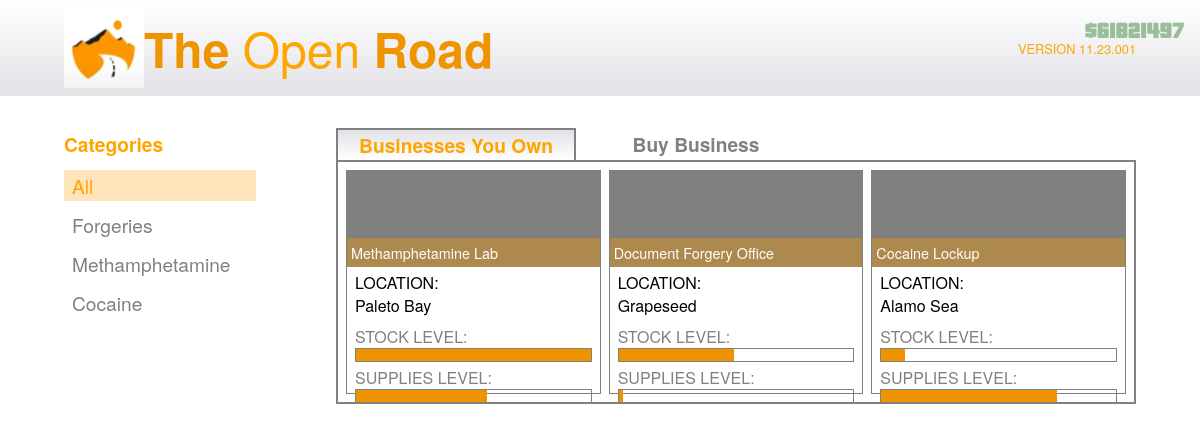
/home/24, run on the app's committed database.
### app/database/create_db.py (models this page shows)
class BusinessType(db.Model):
	__tablename__ = "business_types"
	id = db.Column(db.Integer, primary_key=True, autoincrement=True)
	type_name = db.Column(db.String(67), unique=True, nullable=False)
	production_time = db.Column(db.Integer, nullable=False) # Time taken for one stock unit
	stock_value = db.Column(db.Integer, nullable=False) # Value of one stock unit
	supply_usage = db.Column(db.Float, nullable=False) # Supplies used for one stock unit
	equipment_upgrade_price = db.Column(db.Integer, nullable=False)
	equipment_upgrade_description = db.Column(db.String(670), default="No description.")
	staff_upgrade_price = db.Column(db.Integer, nullable=False)
	staff_upgrade_description = db.Column(db.String(670), default="No description.")
	security_upgrade_price = db.Column(db.Integer, nullable=False)
	security_upgrade_description = db.Column(db.String(670), default="No description")
	business = db.relationship("Business", backref="businesstype")

class BusinessLocation(db.Model):
	__tablename__ = "business_locations"
	id = db.Column(db.Integer, primary_key=True, autoincrement=True)
	location_name = db.Column(db.String(67), unique=True, nullable=False)
	business = db.relationship("Business", backref="businesslocation")

class User(db.Model):
	__tablename__ = "users"
	id = db.Column(db.Integer, primary_key=True, autoincrement=True)
	username = db.Column(db.String(67), unique=True, nullable=False)
	password_hash = db.Column(db.Integer, nullable=False)
	money = db.Column(db.Integer, default=670000) # Start with $670,000
	last_login_time = db.Column(db.Integer, default=int(datetime.now().timestamp()))
	owned_business = db.relationship("OwnedBusiness", backref="user")

### app/routes/home.py (the view)
@home_bp.route("/home/<int:id>")
def home(id: int):
	time_service = TimeService(id)
	time_service.update_owned_business_data()
	service = HomeService(id)
	owned_businesses = service.get_owned_businesses()
	unowned_businesses = service.get_unowned_businesses()
	money = MoneyService.get_user_money(id)
	return render_template("home.html", money=money, id=id, owned_businesses=owned_businesses, unowned_businesses=unowned_businesses)

### app/database/select_db.py (called while the page is built)
	@staticmethod
	def select_owned_businesses(user_id: int) -> list[dict]:
		owned_businesses = OwnedBusiness.query.filter(OwnedBusiness.user_id == user_id).all()
		res = []
		for owned_business in owned_businesses:
			business_type = owned_business.business.businesstype.type_name
			business_location = owned_business.business.businesslocation.location_name
			business_price = owned_business.business.price
			owned_business_id = owned_business.id
			stock_level = owned_business.stock_level
			supplies_level = owned_business.supplies_level
			res.append({
				"owned_business_id": owned_business_id,
				"type": business_type,
				"location": business_location,
				"price": business_price,
				"stock": stock_level,
				"supplies": supplies_level
			})
		return res

	@staticmethod
	def select_businesses() -> list[dict]:
		businesses = Business.query.all()
		res = []
		for business in businesses:
			business_type = business.businesstype.type_name
			business_location = business.businesslocation.location_name
			res.append({
				"business_id": business.id,
				"type": business_type,
				"location": business_location,
				"price": business.price
			})
		return res

	@staticmethod
	def select_user_money(user_id: int) -> int:
		user = User.query.filter(User.id == user_id).first()
		if user is None:
			return -1
		return user.money

	@staticmethod
	def select_last_login_time(id: int) -> int:
		user = User.query.filter(User.id == id).first()
		return user.last_login_time

### app/services/home.py (called while the page is built)
	def get_owned_businesses(self):
		return Select.select_owned_businesses(self.user_id)

	def get_unowned_businesses(self):
		businesses = Select.select_businesses()
		owned = Select.select_owned_businesses(self.user_id)
		result = []
		for business in businesses:
			unowned = True
			for owned_business in owned:
				if business["business_id"] == owned_business["owned_business_id"]:
					unowned = False
					break # No point checking the rest
			if unowned:
				result.append(business)
		return result

### app/services/money.py (called while the page is built)
    @staticmethod
    def get_user_money(user_id: int) -> int:
        return Select.select_user_money(user_id)

### app/services/time.py (called while the page is built)
	def get_owned_business_data(self) -> list:
		businesses = Select.select_owned_businesses(self.user_id)
		res = []
		for business in businesses:
			res.append(Select.select_owned_business_time_data(business["owned_business_id"]))
		return res

### app/templates/home.html (shortened to what this page needs)
{% extends "logged_in.html" %}
{% block style2 %}
<link rel="stylesheet" href="{{ url_for('static', filename='css/home.css') }}"/>
{% endblock %}
{% block main%}
<div id="category-div">
	<h2 id="category-heading">Categories</h2>
	<ul id="category-list">
		<li class="category selected" id="all">All</li>
		<li class="category" id="Document Forgery Office">Forgeries</li>
		<li class="category" id="Methamphetamine Lab">Methamphetamine</li>
		<li class="category" id="Cocaine Lockup">Cocaine</li>
	</ul>
</div>
<div id="business-div">
	<div id="heading-div">
		<h2 id="owned-businesses-heading" class="selected-heading">Businesses You Own</h2>
		<h2 id="unowned-businesses-heading" class="unselected-heading">Buy Business</h2>
	</div>
	<div id="business-grid">
		{% for business in owned_businesses %}
		<a id="{{ business.owned_business_id }}" class="business-card" href="/business_management/{{ id }}/{{ business.owned_business_id }}">
			<div class="image-div">
				<div class="image-placeholder"></div>
				<p class="type">{{ business.type }}</p>
			</div>
			<p class="location-h">LOCATION:</p>
			<p class="location-p">{{ business.location }}</p>
			<p class="level-text">STOCK LEVEL:</p>
			<div class="bar-container stock">
				<div class="stock-bar"></div>
			</div>
			<p class="level-text">SUPPLIES LEVEL:</p>
			<div class="bar-container">
				<div class="supplies-bar" ></div>
			</div>
		</a>
		{% endfor %}
	</div>
</div>
{% endblock %}

### app/templates/logged_in.html (shortened to what this page needs)
{% extends "base.html" %}
{% block style %}
<link rel="stylesheet" href="{{ url_for('static', filename='css/logged_in.css') }}"/>
{% block style2 %}{% endblock %}
{% endblock %}
{% block body %}
<header>
	<div id="header-div">
		<div id="logo-div">
			<img src="{{ url_for('static', filename='images/OrangeRoad.jpg') }}"/>
			<h1><b>The</b> Open <b>Road</b></h1>
		</div>
		<p id="version">VERSION 11.23.001</p>
	</div>
</header>
<main>
	{% block main %}{% endblock %}
</main>
{% endblock %}

### app/templates/base.html (shortened to what this page needs)
<!DOCTYPE html>
<html>
	<head>
		{% block style %}{% endblock %}
	</head>
	<body>
		{% block body %}{% endblock %}
	</body>
	<p id="money">${{ money }}</p>
</html>

### app/static/css/logged_in.css (style rules this page uses)
* { margin: 0; padding: 0; box-sizing: border-box; }
html, body { width: 100%; overflow-x: hidden; height: 100vh; background: white; font-family: "Helvetica Neue", Helvetica, Arial, sans-serif; display: flex; flex-direction: column; }
h1 { color: orange; font-size: 3rem; font-weight: 300; }
b { font-weight: 550; color: #ee9400; }
#version { font-size: 0.8rem; color: orange; }
header { display: flex; align-items: center; justify-content: center; height: 6rem; min-height: 6rem; width: 100%; background: linear-gradient(to bottom, #ffffff 0%, #e2e2e7 100%); }
#header-div { height: 100%; width: 67rem; display: flex; align-items: center; justify-content: space-between; }
#logo-div { display: flex; align-items: center; }
img { width: 5rem; height: 5rem; }
main { margin-top: 2rem; width: 67rem; }
#money { position: fixed; right: 1rem; top: 1rem; z-index: 99999; display: flex; justify-content: center; align-items: center; font-size: 1.5rem; color: rgb(154, 190, 154); font-family: 'Pricedown', sans-serif; }

### app/static/css/home.css (style rules this page uses)
:root { --dark-orange: #ee9400; --light-orange: #fcbc5467; --clear-orange: #ee940067; }
h2 { color: orange; font-size: 1.2rem; width: 15rem; height: 2rem; display: flex; align-items: center; justify-content: center; }
.unselected-heading { background-color: white; border: none; color: grey; cursor: pointer; }
.selected-heading { background: linear-gradient(to top, #ffffff 0%, #e2e2e7 100%); border: 2px solid grey; border-bottom: none; cursor: pointer; }
#category-heading { justify-content: flex-start; margin-bottom: calc(0.5rem + 2px); width: 12rem; }
li { color: grey; font-size: 1.2rem; }
.selected { color: orange; background: var(--light-orange); }
.location-p, .level-text, .location-h { color: black; width: 100%; padding-left: 0.5rem; }
.location-p { padding-bottom: 0.5rem; }
.level-text { color: grey; }
main { display: flex; justify-content: space-between; width: 67rem; align-self: center; }
#category-div { display: flex; flex-direction: column; align-items: center; width: 12rem; }
ul { width: 100%; }
li { width: 100%; display: flex; align-items: center; justify-content: flex-start; text-decoration: none; padding: 0.125rem; padding-left: 0.5rem; cursor: pointer; margin-bottom: 0.5rem; }
#business-div { width: 50rem; }
#heading-div { width: 100%; display: flex; align-items: center; }
#business-grid { width: 100%; min-height: 2rem; max-height: 26rem; overflow-y: scroll; border: 2px solid grey; display: grid; grid-template-columns: repeat(3, 1fr); gap: 0.5rem; padding: 0.5rem; }
.business-card { height: 14rem; border: 1px solid grey; cursor: pointer; text-decoration: none; position: relative; }
.image-div { height: 6rem; width: 100%; position: relative; margin-bottom: 0.25rem; }
.image-placeholder { width: 100%; height: 100%; background-color: grey; }
.type { position: absolute; bottom: 0; left: 0; right: 0; background-color: var(--clear-orange); color: white; padding: 0.25rem; text-align: left; font-size: 0.9rem; }
.bar-container { margin-left: 0.5rem; width: calc(100% - 1rem); height: 0.875rem; border: 1px solid grey; }
.stock { margin-bottom: 0.25rem; }
.stock-bar, .supplies-bar { height: 100%; background-color: var(--dark-orange); width: 67%; }
#money { position: fixed; right: 1rem; top: 1rem; z-index: 99999; display: flex; justify-content: center; align-items: center; font-size: 1.5rem; color: rgb(154, 190, 154); font-family: 'Pricedown', sans-serif; }

### data on the page
BusinessType: type "Methamphetamine Lab"
BusinessLocation: location "Paleto Bay"
BusinessType: type "Document Forgery Office"
BusinessLocation: location "Grapeseed"
BusinessType: type "Cocaine Lockup"
BusinessLocation: location "Alamo Sea"
User: money "61821497"
